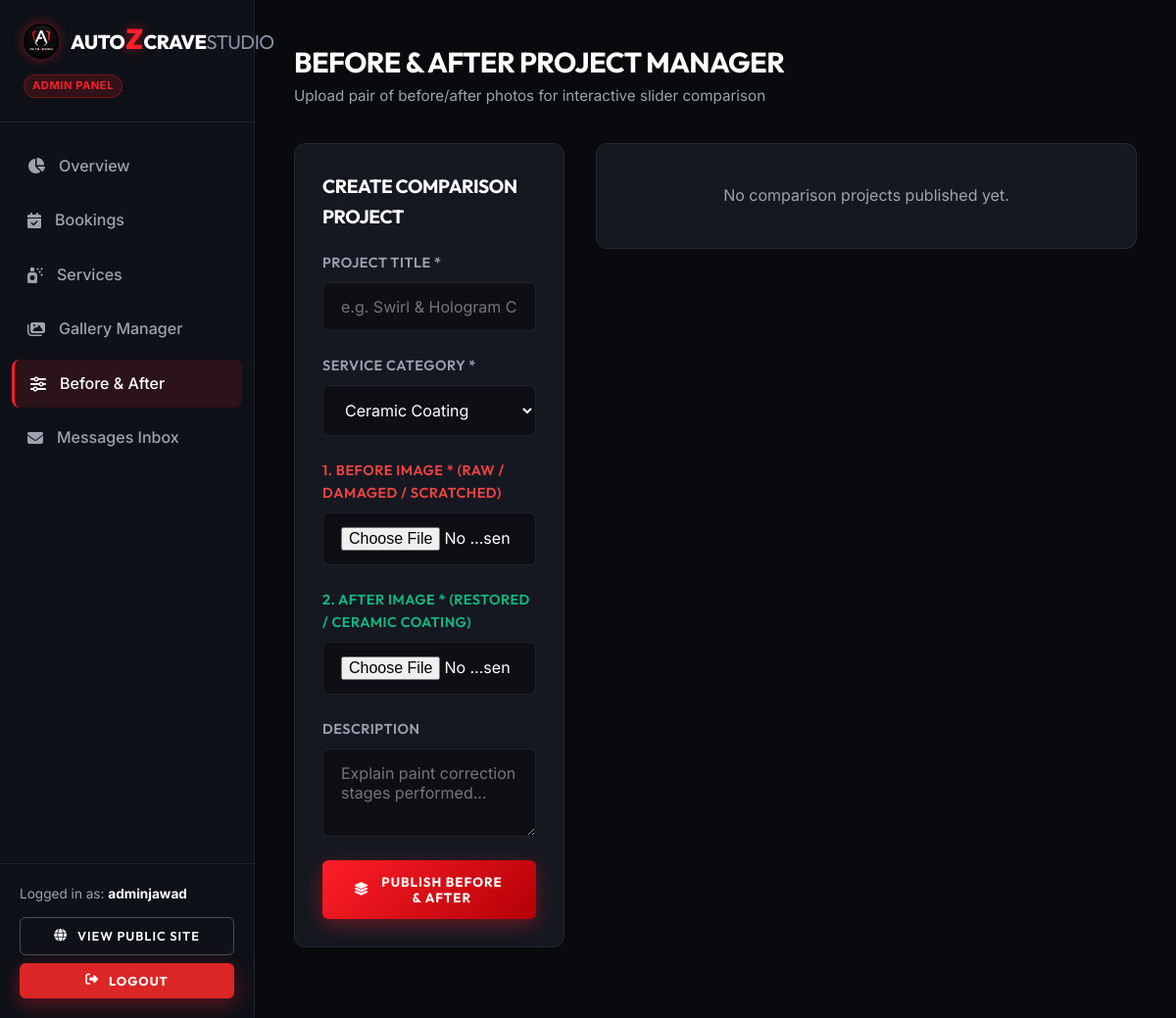
The page /admin/before-after (signed in) on the database as committed earlier.
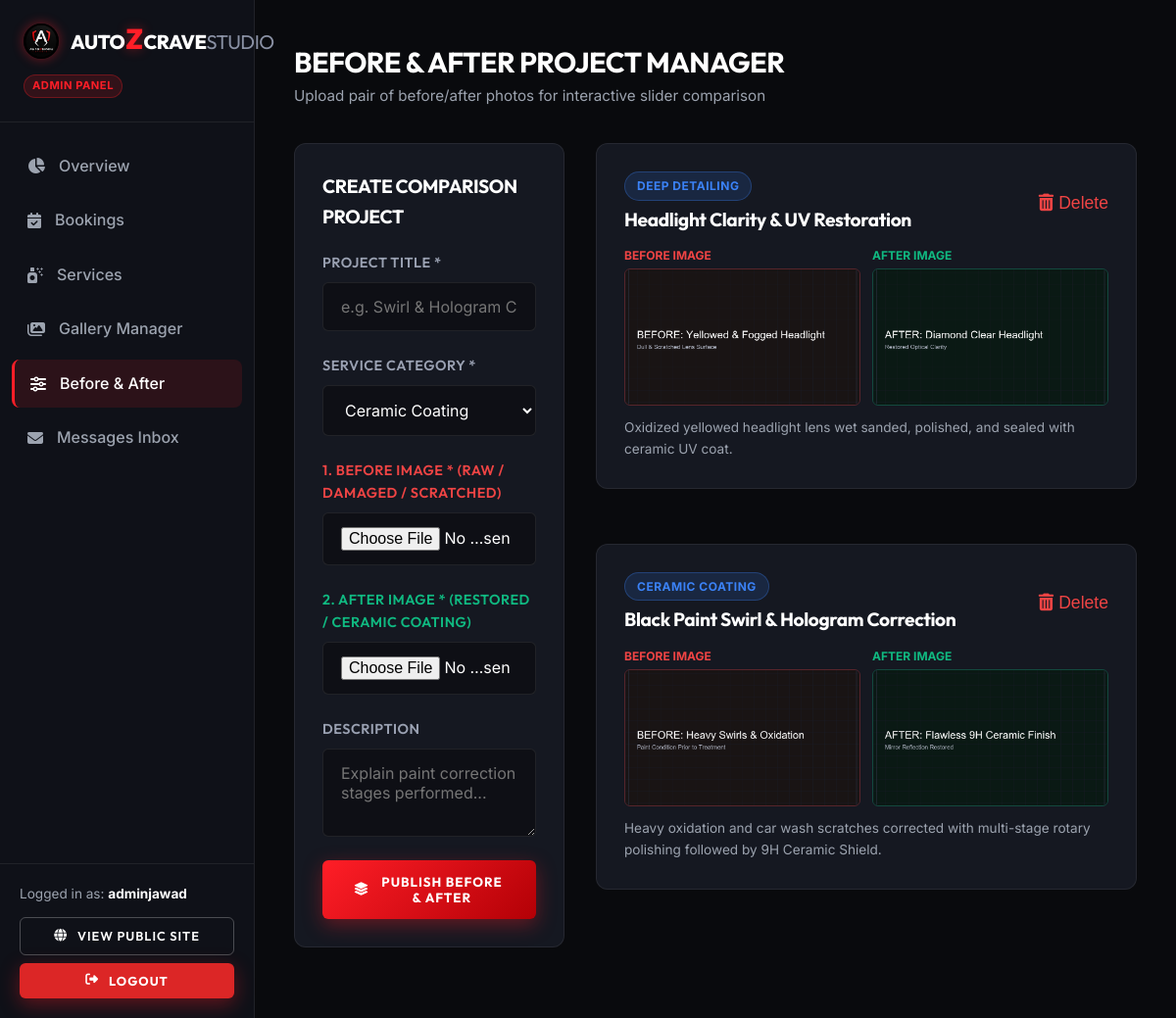
The same page on the database as committed later.
### models/before_after.py (models this page shows, shortened)
class BeforeAfterItem(db.Model):
    __tablename__ = 'before_after'
    id = db.Column(db.Integer, primary_key=True)
    title = db.Column(db.String(150), nullable=False)
    before_image = db.Column(db.String(255), nullable=False)
    after_image = db.Column(db.String(255), nullable=False)
    service_category = db.Column(db.String(50), nullable=False)
    description = db.Column(db.Text, nullable=True)
    created_at = db.Column(db.DateTime, default=datetime.utcnow)

### routes/admin.py (the view, shortened to what this page needs)
@admin_bp.route('/before-after', methods=['GET', 'POST'])
@admin_required
def before_after():
    projects = BeforeAfterItem.query.order_by(BeforeAfterItem.created_at.desc()).all()
    categories = ['Ceramic Coating', 'Glass Coating', 'Graphene Coating', 'PPF', 'Deep Detailing', 'General']
    return render_template('admin/before_after.html', projects=projects, categories=categories)

### models/user.py (called while the page is built)
    def is_admin(self):
        return self.role == 'admin'

### routes/admin.py (called while the page is built)
def admin_required(f):
    @wraps(f)
    @login_required
    def decorated_function(*args, **kwargs):
        if not current_user.is_admin():
            flash('Admin authorization required.', 'error')
            return redirect(url_for('auth.login'))
        return f(*args, **kwargs)
    return decorated_function

### templates/admin/before_after.html (shortened to what the changed rows need)
{% extends "admin/base_admin.html" %}
{% block content %}
<div class="admin-header">
    <div>
        <h1 class="admin-page-title">BEFORE & AFTER PROJECT MANAGER</h1>
    </div>
</div>
<div style="display: grid; grid-template-columns: 1fr 2fr; gap: 32px;">
    <div>
        <div style="display: flex; flex-direction: column; gap: 24px;">
            {% for project in projects %}
            <div class="admin-card-box">
                <div style="display: flex; justify-content: space-between; align-items: center; margin-bottom: 12px;">
                    <div>
                        <span class="badge badge-confirmed">{{ project.service_category }}</span>
                        <h3 style="font-size: 1.2rem; margin-top: 4px;">{{ project.title }}</h3>
                    </div>
                    <form action="{{ url_for('admin.delete_before_after', project_id=project.id) }}" method="POST" onsubmit="return confirm('Delete this comparison project?');">
                        <button type="submit" style="background: none; border: none; color: #ef4444; cursor: pointer; font-size: 1.1rem;">
                            <i class="fa-solid fa-trash-can"></i> Delete
                        </button>
                    </form>
                </div>
                <div style="display: grid; grid-template-columns: 1fr 1fr; gap: 12px; margin-bottom: 12px;">
                    <div>
                        <div style="font-size: 0.75rem; color: #ef4444; font-weight: 700; margin-bottom: 4px;">BEFORE IMAGE</div>
                        <img src="{{ url_for('static', filename=project.before_image) }}" alt="BEFORE" style="width: 100%; height: 140px; object-fit: cover; border-radius: 6px; border: 1px solid rgba(239, 68, 68, 0.3);">
                    </div>
                    <div>
                        <div style="font-size: 0.75rem; color: #10b981; font-weight: 700; margin-bottom: 4px;">AFTER IMAGE</div>
                        <img src="{{ url_for('static', filename=project.after_image) }}" alt="AFTER" style="width: 100%; height: 140px; object-fit: cover; border-radius: 6px; border: 1px solid rgba(16, 185, 129, 0.3);">
                    </div>
                </div>
                {% if project.description %}
                <p style="font-size: 0.85rem; color: var(--admin-muted);">{{ project.description }}</p>
                {% endif %}
            </div>
            {% else %}
            <div class="admin-card-box" style="text-align: center; color: var(--admin-muted); padding: 40px;">
                No comparison projects published yet.
            </div>
            {% endfor %}
        </div>
    </div>
</div>
{% endblock %}

Rows that differ between the two databases and show on the page:
added BeforeAfterItem: service_category "DEEP DETAILING", title "Headlight Clarity & UV Restoration", before_image (picture), after_image (picture), description "Oxidized yellowed headlight lens wet sanded, polished, and sealed with ceramic UV coat."
added BeforeAfterItem: service_category "CERAMIC COATING", title "Black Paint Swirl & Hologram Correction", before_image (picture), after_image (picture), description "Heavy oxidation and car wash scratches corrected with multi-stage rotary polishing followed by 9H Ceramic Shield."
Other text that changed with them:
text no longer shown: "No comparison projects published yet."
